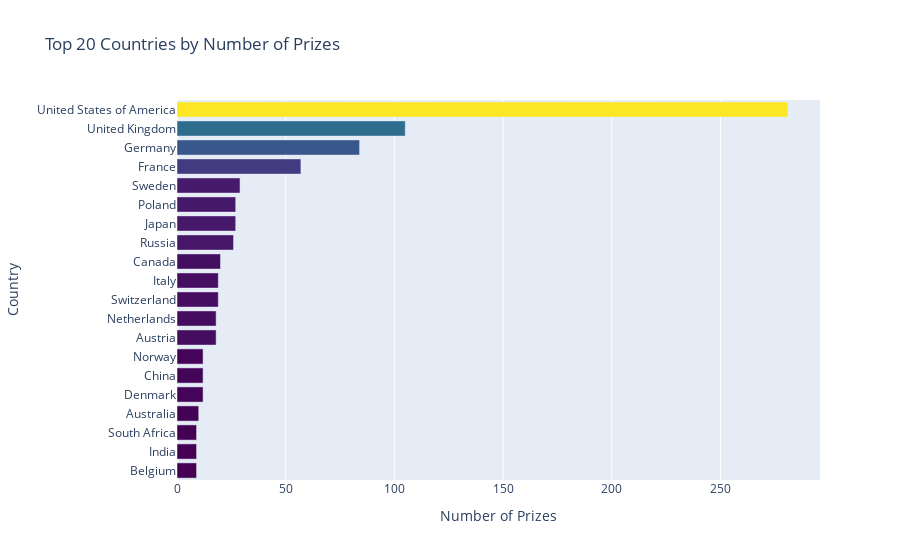

Here is the notebook cell this chart was saved with:
### Code cell
bar = px.bar(
    title='Top 20 Countries by Number of Prizes',
    data_frame=top20_countries,
    x='prize',
    y='birth_country_current',
    color='prize',
    hover_name='birth_country_current',
    orientation='h',
    color_continuous_scale='Viridis',
)

bar.update_layout(
    coloraxis_showscale=False,
    xaxis={
        'title': 'Number of Prizes'
    },
    yaxis={
        'title': 'Country',
        'categoryorder': 'total ascending',
        'tickmode': 'linear'
    }
)

bar.show()

### Figure 1 — Plotly figure (JSON) as saved in the notebook; plotly's stock layout.template omitted (floating-point values rounded to 4 significant figures)
{"data": [{"alignmentgroup": "True", "hovertemplate": "<b>%{hovertext}</b><br><br>prize=%{marker.color}<br>birth_country_current=%{y}<extra></extra>", "hovertext": ["United States of America", "United Kingdom", "Germany", "France", "Sweden", "Japan", "Poland", "Russia", "Canada", "Switzerland", "Italy", "Austria", "Netherlands", "Denmark", "China", "Norway", "Australia", "Belgium", "India", "South Africa"], "legendgroup": "", "marker": {"color": [281, 105, 84, 57, 29, 27, 27, 26, 20, 19, 19, 18, 18, 12, 12, 12, 10, 9, 9, 9], "coloraxis": "coloraxis", "pattern": {"shape": ""}}, "name": "", "offsetgroup": "", "orientation": "h", "showlegend": false, "textposition": "auto", "type": "bar", "x": [281, 105, 84, 57, 29, 27, 27, 26, 20, 19, 19, 18, 18, 12, 12, 12, 10, 9, 9, 9], "xaxis": "x", "y": ["United States of America", "United Kingdom", "Germany", "France", "Sweden", "Japan", "Poland", "Russia", "Canada", "Switzerland", "Italy", "Austria", "Netherlands", "Denmark", "China", "Norway", "Australia", "Belgium", "India", "South Africa"], "yaxis": "y"}], "layout": {"barmode": "relative", "coloraxis": {"colorbar": {"title": {"text": "prize"}}, "colorscale": [[0, "#440154"], [0.1111, "#482878"], [0.2222, "#3e4989"], [0.3333, "#31688e"], [0.4444, "#26828e"], [0.5556, "#1f9e89"], [0.6667, "#35b779"], [0.7778, "#6ece58"], [0.8889, "#b5de2b"], [1, "#fde725"]], "showscale": false}, "legend": {"tracegroupgap": 0}, "title": {"text": "Top 20 Countries by Number of Prizes"}, "xaxis": {"anchor": "y", "domain": [0, 1], "title": {"text": "Number of Prizes"}}, "yaxis": {"anchor": "x", "categoryorder": "total ascending", "domain": [0, 1], "tickmode": "linear", "title": {"text": "Country"}}}}
